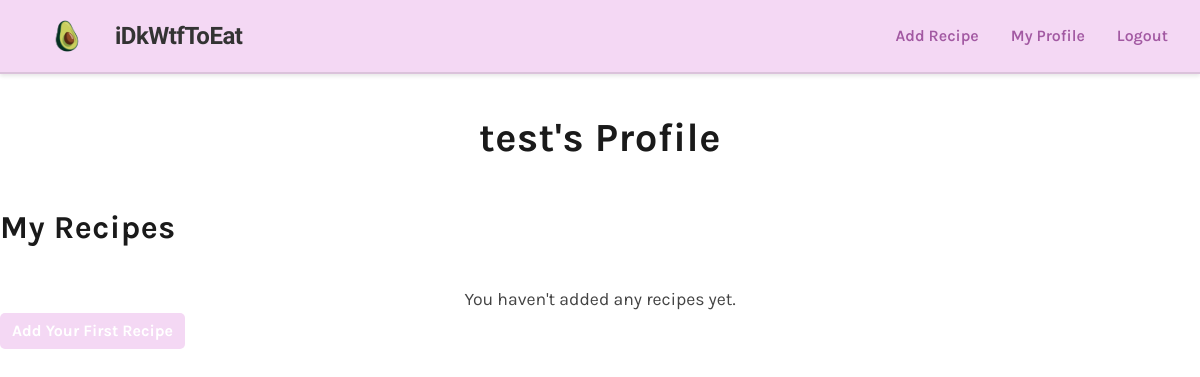
The page /user/test (signed in) on the database as committed earlier.
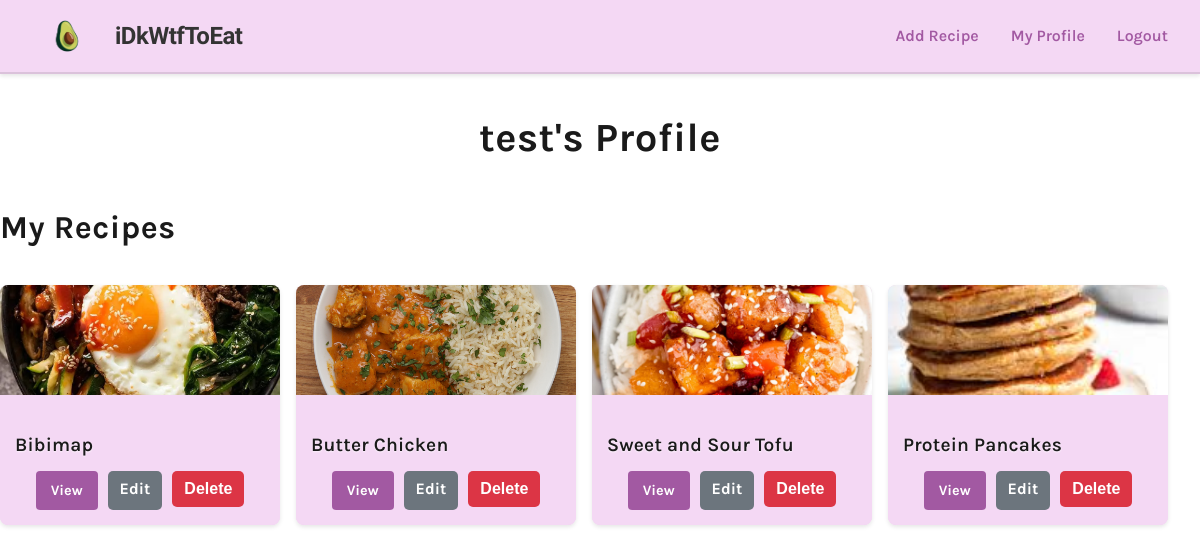
The same page on the database as committed later.
### app/models.py (models this page shows, shortened)
class User(UserMixin, db.Model):
    id = db.Column(db.Integer, primary_key=True)
    username = db.Column(db.String(64), unique=True, nullable=False)
    email = db.Column(db.String(120), unique=True, nullable=False)
    password_hash = db.Column(db.String(128))
    recipes = db.relationship('Recipe', backref='author', lazy='dynamic')

class Recipe(db.Model):
    id = db.Column(db.Integer, primary_key=True)
    title = db.Column(db.String(100), nullable=False)
    description = db.Column(db.Text)
    ingredients = db.Column(db.Text, nullable=False)
    instructions = db.Column(db.Text, nullable=False)
    calories = db.Column(db.Float, nullable=False)
    protein = db.Column(db.Float, nullable=False)
    created_at = db.Column(db.DateTime, default=datetime.utcnow)
    user_id = db.Column(db.Integer, db.ForeignKey('user.id'))
    category_id = db.Column(db.Integer, db.ForeignKey('category.id'))
    image_url = db.Column(db.String(255))  # Store the path to the uploaded image
    prep_time = db.Column(db.Float)
    cook_time = db.Column(db.Float)
    servings = db.Column(db.Float)

### app/main/routes.py (the view)
@bp.route('/user/<username>')
@login_required
def user(username):
    user = User.query.filter_by(username=username).first_or_404()
    recipes = Recipe.query.filter_by(user_id=user.id).all()
    return render_template('user.html', user=user, recipes=recipes)

### app/models.py (called while the page is built)
@login.user_loader
def load_user(id):
    return User.query.get(int(id))

### app/templates/user.html (shortened to what this page needs)
{% extends "base.html" %}
{% block content %}
    <div class="user-profile">
        <h1>{{ user.username }}'s Profile</h1>
        <div class="user-recipes">
            <h2>My Recipes</h2>
            {% if recipes %}
                <div class="recipe-grid">
                    {% for recipe in recipes %}
                        <div class="recipe-card">
                            {% if recipe.image_url %}
                                <img src="{{ recipe.image_url }}" alt="{{ recipe.title }}">
                            {% else %}
                                <img src="{{ url_for('static', filename='images/main-body-food.jpg') }}" alt="Default Recipe Image">
                            {% endif %}
                            <div class="recipe-info">
                                <h3>{{ recipe.title }}</h3>
                                <div class="recipe-actions">
                                    <a href="{{ url_for('main.view_recipe', id=recipe.id) }}" class="view-recipe">View</a>
                                    <a href="{{ url_for('main.edit_recipe', id=recipe.id) }}" class="btn btn-secondary">Edit</a>
                                    <form action="{{ url_for('main.delete_recipe', id=recipe.id) }}" method="POST" style="display: inline;">
                                        <button type="submit" class="btn btn-danger" onclick="return confirm('Are you sure you want to delete this recipe?')">Delete</button>
                                    </form>
                                </div>
                            </div>
                        </div>
                    {% endfor %}
                </div>
            {% else %}
                <p class="no-recipes">You haven't added any recipes yet.</p>
                <div class="text-center">
                    <a href="{{ url_for('main.new_recipe') }}" class="btn btn-primary">Add Your First Recipe</a>
                </div>
            {% endif %}
        </div>
    </div>
{% endblock %}

### app/templates/base.html (shortened to what this page needs)
<!DOCTYPE html>
<html lang="en">
<head>
    <link rel="stylesheet" href="{{ url_for('static', filename='css/styles.css') }}">
</head>
<body>
    <nav class="navbar">
        <div class="navbar-container">
            <a href="{{ url_for('main.index') }}" class="navbar-brand">
                <img src="{{ url_for('static', filename='images/logo.png') }}" alt="Logo" class="navbar-logo">
                <span class="site-name">iDkWtfToEat</span>
            </a>
            <div class="nav-links">
                {% if current_user.is_authenticated %}
                    <a href="{{ url_for('main.new_recipe') }}" class="nav-link">Add Recipe</a>
                    <a href="{{ url_for('main.user', username=current_user.username) }}" class="nav-link">My Profile</a>
                    <a href="{{ url_for('main.logout') }}" class="nav-link">Logout</a>
                {% else %}
                    <a href="{{ url_for('main.login') }}" class="nav-link">Login</a>
                    <a href="{{ url_for('main.register') }}" class="nav-link">Register</a>
                {% endif %}
            </div>
        </div>
    </nav>
    {% block content %}{% endblock %}
</body>
</html>

Rows that differ between the two databases and show on the page:
added Recipe: image_url (picture), title "Bibimap"
added Recipe: image_url (picture), title "Butter Chicken"
added Recipe: image_url (picture), title "Sweet and Sour Tofu"
added Recipe: image_url (picture), title "Protein Pancakes"
Other text that changed with them:
text no longer shown: "You haven't added any recipes yet. Add Your First Recipe"
